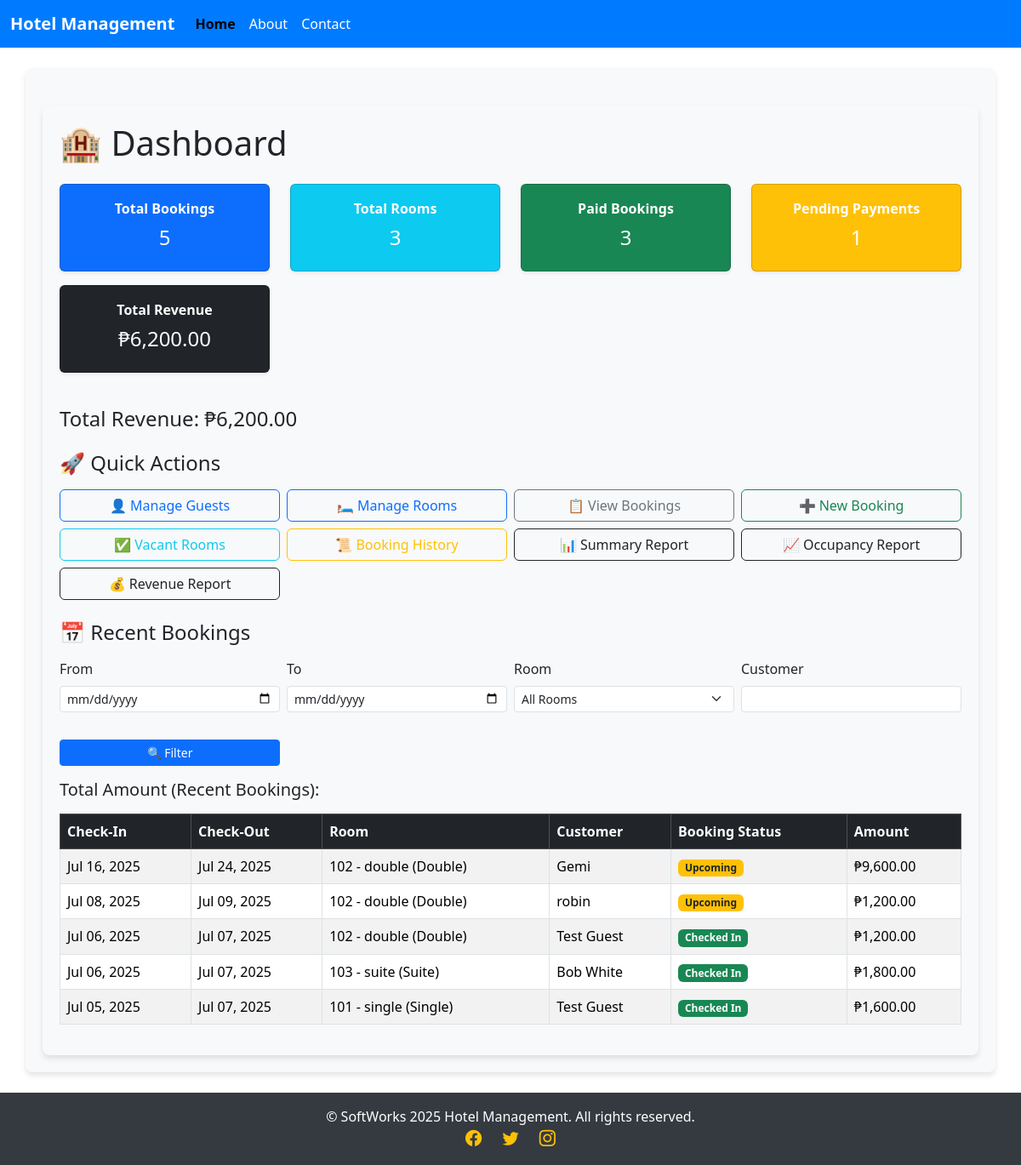
The app's page / (signed in), older data.
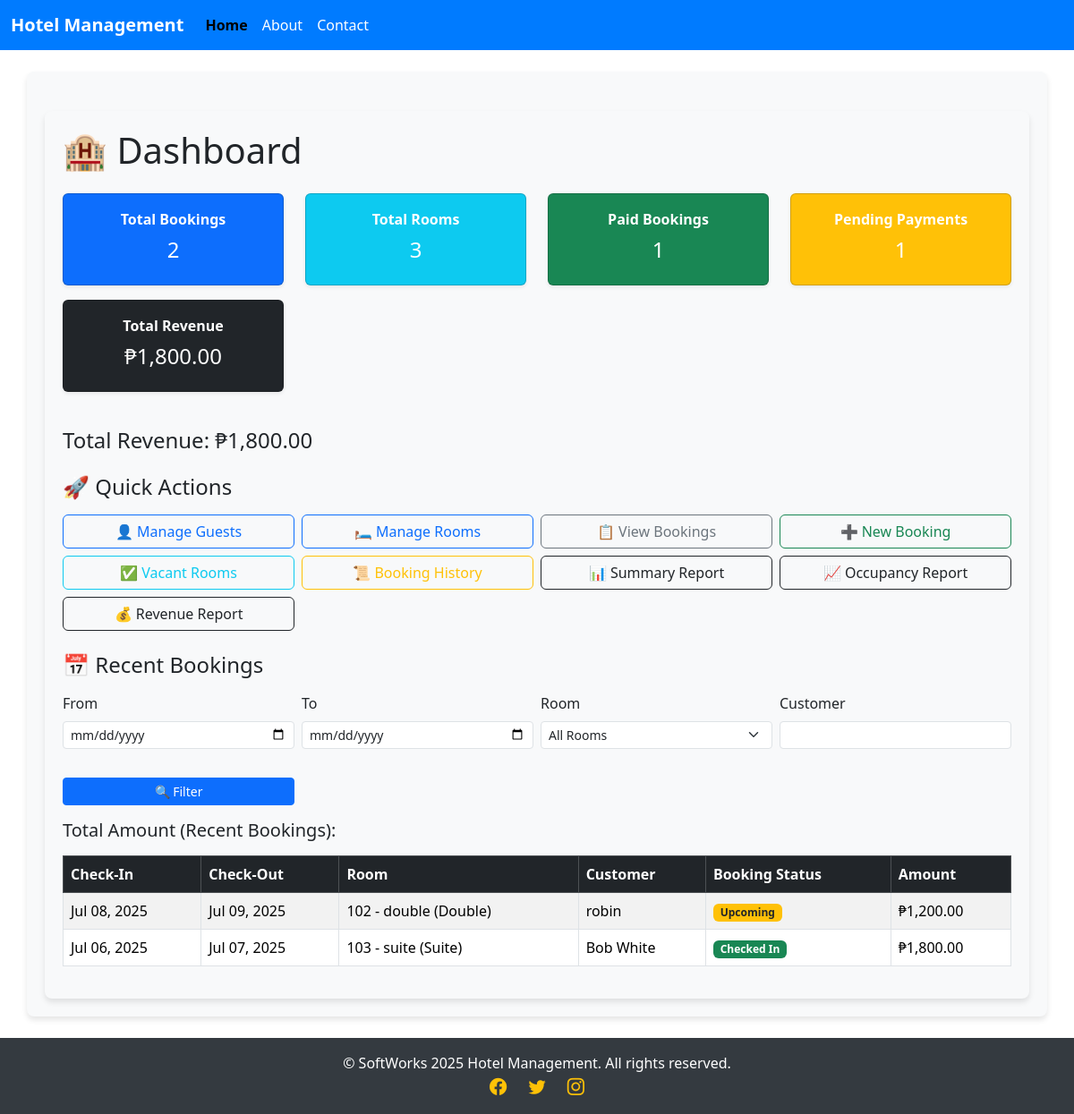
The same page, newer data.
### hotel/models.py (models this page shows, shortened)
class Booking(models.Model):
    PAYMENT_STATUSES = [
        ('pending', 'Pending'),
        ('paid', 'Paid'),
        ('failed', 'Failed'),
        ('refunded', 'Refunded'),
    ]
    guest = models.ForeignKey(Guest, on_delete=models.CASCADE, related_name='bookings')
    room = models.ForeignKey(Room, on_delete=models.CASCADE, related_name='bookings')
    check_in = models.DateField()
    check_out = models.DateField()
    total_price = models.DecimalField(max_digits=10, decimal_places=2, blank=True, null=True)  # Allow blank for auto-computation
    payment_status = models.CharField(
        max_length=10,
        choices=PAYMENT_STATUSES,
        default='pending'
    )
    created_at = models.DateTimeField(auto_now_add=True)
    is_checked_in = models.BooleanField(default=False)  # Added field for check-in status

class Room(models.Model):
    ROOM_TYPES = (
        ('single', 'Single'),
        ('double', 'Double'),
        ('suite', 'Suite'),
    )
    number = models.CharField(max_length=10)
    room_type = models.CharField(max_length=10, choices=ROOM_TYPES)
    capacity = models.IntegerField()
    price = models.DecimalField(max_digits=10, decimal_places=2)
    is_available = models.BooleanField(default=True)

class Guest(models.Model):
    name = models.CharField(max_length=100)
    email = models.EmailField()
    phone = models.CharField(max_length=20, blank=True, null=True)  # Allow blank for optional phone
    address = models.TextField(blank=True, null=True)  # Allow blank for optional address
    date_of_birth = models.DateField(blank=True, null=True)  # Optional date of birth
    notes = models.TextField(blank=True, null=True)  # Optional notes about the guest

### hotel/views.py (the view)
# urls.py: path('', views.dashboard, name='dashboard'),
@login_required
def dashboard(request):
    bookings = Booking.objects.prefetch_related('payments').all()
    total_bookings = bookings.count()
    total_rooms = Room.objects.count()
    total_revenue = 0
    paid_bookings = 0
    partial_bookings = 0
    pending_bookings = 0
    for booking in bookings:
        total_paid = sum(p.amount for p in booking.payments.all())  # ✅ Correct usage
        if total_paid >= booking.total_price:
            paid_bookings += 1
        elif total_paid > 0:
            partial_bookings += 1
        else:
            pending_bookings += 1
        total_revenue += total_paid  # ✅ Move inside the loop
    stats = [
        {"title": "Total Bookings", "count": total_bookings, "bg": "primary"},
        {"title": "Total Rooms", "count": total_rooms, "bg": "info"},
        {"title": "Paid Bookings", "count": paid_bookings, "bg": "success"},
        {"title": "Pending Payments", "count": pending_bookings, "bg": "warning"},
        {"title": "Total Revenue", "count": f"₱{total_revenue:,.2f}", "bg": "dark"},
    ]
    start_date = request.GET.get('start_date')
    end_date = request.GET.get('end_date')
    room_id = request.GET.get('room')
    customer = request.GET.get('customer')
    recent_bookings = Booking.objects.select_related('room', 'guest').order_by('-check_in')
    if start_date:
        recent_bookings = recent_bookings.filter(check_in__gte=start_date)
    if end_date:
        recent_bookings = recent_bookings.filter(check_out__lte=end_date)
    if room_id:
        recent_bookings = recent_bookings.filter(room_id=room_id)
    if customer:
        recent_bookings = recent_bookings.filter(guest__name__icontains=customer)  # ✅ Correct guest filter
    recent_bookings = recent_bookings[:10]
    rooms = Room.objects.all()
    return render(request, 'hotel/dashboard.html', {
        "stats": stats,
        "recent_bookings": recent_bookings,
        "rooms": rooms,
        "total_revenue": total_revenue,
        "today": timezone.now().date(),
    })

### hotel/templatetags/peso_filters.py (called while the page is built)
@register.filter
def peso(value):
    try:
        return f"₱{value:,.2f}"
    except (ValueError, TypeError):
        return value

### hotel/templates/hotel/dashboard.html (shortened to what this page needs)
{% extends 'hotel/base.html' %}
{% load static %}
{% load humanize %}
{% load peso_filters %}
{% block content %}
<div class="container mt-4">
    <h1 class="mb-4">🏨 Dashboard</h1>
    <div class="row text-center mb-4">
        {% for card in stats %}
        <div class="col-md-3 mb-3">
            <div class="card text-white bg-{{ card.bg|default:'primary' }} shadow-sm">
                <div class="card-body">
                    <strong>{{ card.title }}</strong>
                    <h4 class="mt-2">
                        {% if card.title|lower == 'revenue' %}
                            ₱{{ card.count|floatformat:2|intcomma }}
                        {% else %}
                            {{ card.count }}
                        {% endif %}
                    </h4>
                </div>
            </div>
        </div>
        {% endfor %}
    </div>
    <div class="mb-4">
        <h4>Total Revenue: {{ total_revenue|peso }}</h4>
    </div>
    <h4 class="mb-3">🚀 Quick Actions</h4>
    <div class="row g-2 mb-4">
        <div class="col-md-3"><a href="{% url 'guest_list' %}" class="btn btn-outline-primary w-100">👤 Manage Guests</a></div>
        <div class="col-md-3"><a href="{% url 'room_list' %}" class="btn btn-outline-primary w-100">🛏 Manage Rooms</a></div>
        <div class="col-md-3"><a href="{% url 'booking_list' %}" class="btn btn-outline-secondary w-100">📋 View Bookings</a></div>
        <div class="col-md-3"><a href="{% url 'create_booking' %}" class="btn btn-outline-success w-100">➕ New Booking</a></div>
        <div class="col-md-3"><a href="{% url 'vacant_rooms' %}" class="btn btn-outline-info w-100">✅ Vacant Rooms</a></div>
        <div class="col-md-3"><a href="{% url 'booking_history' %}" class="btn btn-outline-warning w-100">📜 Booking History</a></div>
        <div class="col-md-3"><a href="{% url 'booking_summary' %}" class="btn btn-outline-dark w-100">📊 Summary Report</a></div>
        <div class="col-md-3"><a href="{% url 'occupancy_report' %}" class="btn btn-outline-dark w-100">📈 Occupancy Report</a></div>
        <div class="col-md-3"><a href="{% url 'revenue_report' %}" class="btn btn-outline-dark w-100">💰 Revenue Report</a></div>
    </div>
    <h4 class="mb-3">📅 Recent Bookings</h4>
    <form method="get" class="row g-2 mb-3">
        <div class="col-md-3">
            <label for="start-date" class="form-label">From</label>
            <input type="date" name="start_date" id="start-date" class="form-control form-control-sm" value="{{ request.GET.start_date }}">
        </div>
        <div class="col-md-3">
            <label for="end-date" class="form-label">To</label>
            <input type="date" name="end_date" id="end-date" class="form-control form-control-sm" value="{{ request.GET.end_date }}">
        </div>
        <div class="col-md-3">
            <label for="room" class="form-label">Room</label>
            <select name="room" id="room" class="form-select form-select-sm">
                <option value="">All Rooms</option>
            </select>
        </div>
        <div class="col-md-3">
            <label for="customer" class="form-label">Customer</label>
            <input type="text" name="customer" id="customer" class="form-control form-control-sm" value="{{ request.GET.customer }}">
        </div>
        <div class="col-md-3">
            <button type="submit" class="btn btn-sm btn-primary mt-4 w-100">🔍 Filter</button>
        </div>
    </form>
    <div class="mb-3">
        <h5>Total Amount (Recent Bookings): {{ total_amount_recent|peso }}</h5>
    </div>
    <div class="table-responsive">
        <table class="table table-striped table-bordered align-middle">
            <thead class="table-dark">
                <tr>
                    <th scope="col">Check-In</th>
                    <th scope="col">Check-Out</th>
                    <th scope="col">Room</th>
                    <th scope="col">Customer</th>
                    <th scope="col">Booking Status</th>
                    <th scope="col">Amount</th>
                </tr>
            </thead>
            <tbody>
                {% for booking in recent_bookings %}
                <tr>
                    <td>{{ booking.check_in|date:"M d, Y" }}</td>
                    <td>{{ booking.check_out|date:"M d, Y" }}</td>
                    <td>{{ booking.room.number }} - {{ booking.room.room_type }} ({{ booking.room.get_room_type_display }})</td>
                    <td>{{ booking.guest.name }}</td>
                    <td>
                        {% if booking.is_checked_in %}
                            <span class="badge bg-success">Checked In</span>
                        {% elif booking.check_out < today %}
                            <span class="badge bg-secondary">Completed</span>
                        {% elif booking.check_in > today %}
                            <span class="badge bg-warning text-dark">Upcoming</span>
                        {% else %}
                            <span class="badge bg-info text-dark">Booked</span>
                        {% endif %}
                    </td>
                    <td>{{ booking.total_price|peso }}</td>
                </tr>
                {% empty %}
                <tr>
                    <td colspan="6" class="text-center">No bookings found.</td>
                </tr>
                {% endfor %}
            </tbody>
        </table>
    </div>
</div>
{% endblock %}

### hotel/templates/hotel/base.html (shortened to what this page needs)
<!DOCTYPE html>
<html lang="en">
<head>
    <link href="https://cdn.jsdelivr.net/npm/bootstrap@5.3.3/dist/css/bootstrap.min.css" rel="stylesheet">
    <link href="https://cdn.jsdelivr.net/npm/bootstrap-icons@1.11.1/font/bootstrap-icons.css" rel="stylesheet">
</head>
<body>
    <nav class="navbar navbar-expand-lg navbar-light">
        <div class="container-fluid">
            <a class="navbar-brand" href="#">Hotel Management</a>
            <div class="collapse navbar-collapse" id="navbarNav">
                <ul class="navbar-nav">
                    <li class="nav-item">
                        <a class="nav-link active" aria-current="page" href="#">Home</a>
                    </li>
                    <li class="nav-item">
                        <a class="nav-link" href="#">About</a>
                    </li>
                    <li class="nav-item">
                        <a class="nav-link" href="#">Contact</a>
                    </li>
                </ul>
            </div>
        </div>
    </nav>
    <div class="container mt-4">
        {% block content %}
        {% endblock %}
    </div>
    <footer class="text-center py-3 mt-4">
        <p>&copy; SoftWorks 2025 Hotel Management. All rights reserved.</p>
        <div class="social-icons">
            <a href="#"><i class="bi bi-facebook"></i></a>
            <a href="#"><i class="bi bi-twitter"></i></a>
            <a href="#"><i class="bi bi-instagram"></i></a>
        </div>
    </footer>
</body>
</html>

### hotel/templates/hotel/base.html (style rules this page uses)
.navbar { background-color: #007bff; }
.navbar-brand { color: #fff; font-weight: bold; }
.nav-link { color: #fff; }
.nav-link.active { color: #ffc107; font-weight: bold; }
.container { padding: 20px; background-color: #f8f9fa; border-radius: 8px; box-shadow: 0 4px 6px rgba(0, 0, 0, 0.1); }
footer { background-color: #343a40; color: #fff; }
footer p { margin: 0; }
footer .social-icons a { color: #ffc107; margin: 0 10px; font-size: 1.2rem; }

Row changes from the older to the newer data that the page shows:
removed Booking: check_in "Jul 16, 2025", check_out "Jul 24, 2025", room.number "102", room.room_type "double", room.room_type "Double", guest.name "Gemi", is_checked_in "Upcoming", total_price|peso "₱9,600.00"
removed Booking: check_in "Jul 06, 2025", check_out "Jul 07, 2025", room.number "102", room.room_type "double", room.room_type "Double", guest.name "Test Guest", is_checked_in "Checked In", total_price|peso "₱1,200.00"
removed Booking: check_in "Jul 05, 2025", check_out "Jul 07, 2025", room.number "101", room.room_type "single", room.room_type "Single", guest.name "Test Guest", is_checked_in "Checked In", total_price|peso "₱1,600.00"
Text that changed along with them:
{{ total_revenue|peso }}: "₱6,200.00" → "₱1,800.00"
new list line: "Total Bookings 2"
new list line: "Paid Bookings 1"
new list line: "Total Revenue ₱1,800.00"
list line gone: "Total Bookings 5"
list line gone: "Paid Bookings 3"
list line gone: "Total Revenue ₱6,200.00"
